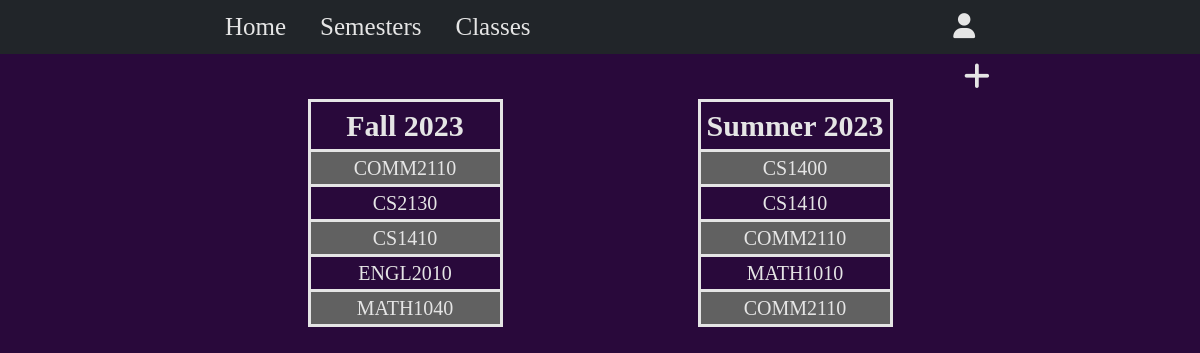
The app's page /semesters/ with its own data.
### webersems/models.py (models this page shows, shortened)
class Courses(models.Model):
    school = models.CharField(max_length=4, choices=SCHOOL_CHOICES, default='CS')
    class_num = models.CharField(max_length=4)
    credit_hours = models.IntegerField(choices=HOUR_CHOICES, default=4)
    fall_semester = models.IntegerField(choices=CHOICES, default=1)
    spring_semester = models.IntegerField(choices=CHOICES, default=1)
    summer_semester = models.IntegerField(choices=CHOICES, default=1)
    prereq = models.CharField(max_length=100, blank=True)
    class Meta:
        ordering = ('school','class_num')
    def __str__(self):
        return (self.school+self.class_num)

class Semester(Courses):
    sem_name = models.CharField(max_length=50)
    class1 = models.CharField(max_length=8, null=True, blank=True)
    class2 = models.CharField(max_length=8, null=True, blank=True)
    class3 = models.CharField(max_length=8, null=True, blank=True)
    class4 = models.CharField(max_length=8, null=True, blank=True)
    class5 = models.CharField(max_length=8, null=True, blank=True)

### webersems/views.py (the view)
# urls.py: path('semesters/', views.sems, name='sems'),
def sems(request):
    form = FormSemester(request.POST or None)
    semester = Semester.objects.all().values()
    serializer = CourseSerializer(Courses, many=True)
    if form.is_valid():
        form.save()
        return redirect('index')
    return render(request, 'semesters.html', {'form': form, 'semester': semester})

### webersems/templates/semesters.html (shortened to what this page needs)
{% extends 'base.html' %}
{% block items %}{% include 'forms/userlogin.html' %}{% endblock %}
{% load static %}
    {% block body %}
    <section class="add">
        <a onclick="addsemester()" href="javascript:void(0);"><i class="fa-solid fa-plus"></i></a>
    </section>
    <section class="semsec">
        {% for x in semester %}
            <table class="semestertable">
                <tr>
                    <th>{{ x.sem_name }}</th>
                </tr>
                <tr>
                    <td>{{ x.class1 }}</td>
                </tr>
                <tr>
                    <td>{{ x.class2 }}</td>
                </tr>
                <tr>
                    <td>{{ x.class3 }}</td>
                </tr>
                <tr>
                    <td>{{ x.class4 }}</td>
                </tr>
                <tr>
                    <td>{{ x.class5 }}</td>
                </tr>
                <br>
            </table>
        {% endfor %}
    </section>
    {% endblock %}

### webersems/templates/base.html (shortened to what this page needs)
{% load static %}
<!DOCTYPE html>
<html>
<head>
    <link href="https://cdn.jsdelivr.net/npm/bootstrap@5.3.0/dist/css/bootstrap.min.css" rel="stylesheet">
    <link href="{% static 'fontawesomefree/css/fontawesome.css' %}" rel="stylesheet" type="text/css">
    <link href="{% static 'fontawesomefree/css/brands.css' %}" rel="stylesheet" type="text/css">
    <link href="{% static 'fontawesomefree/css/solid.css' %}" rel="stylesheet" type="text/css">
    <link rel="stylesheet" href="{% static 'css/base.css' %}">
</head>
<body>
<nav class="navbar navbar-dark bg-dark">
    <div class="navitems">
        <div class="navlinks">
            <a href="/" >Home</a>
            <a href="/semesters">Semesters</a>
            <a href="/classes">Classes</a>
        </div>
        {% block items %}{% endblock %}
    </div>
</nav>
{% block body %}
{% endblock %}
</body>
</html>

### webersems/templates/forms/userlogin.html (shortened to what this page needs)
<div class="navusers">
    {% if user.is_authenticated %}
    <a href="{% url 'profile' %}" class="navbar-item navbar-link">Profile</a>
    <a href="{% url 'logout' %}" class="navbar-item navbar-link">Logout</a>
    {% else %}
    <a onclick="usersinfo()" href="javascript:void(0);"><i id="userlogin" class="fa-solid fa-user"></i></a>
    {% endif %}
</div>

### webersems/static/css/base.css (style rules this page uses)
body { background-color: #29093b; font-family: 'Times New Roman', Times, serif; color: #E5E5E5; margin: auto }
.navbar { width: 100%; position: sticky; flex: 2; flex-direction: row; justify-content: space-between; }
.navitems { display: flex; width: 65%; margin: auto; }
.navlinks a { padding: 15px; text-decoration: none; color: #E5E5E5; font-size: 25px; }
.navlinks { flex: 50%; }
.navusers { position: relative; }
.navusers a { padding: 15px; text-decoration: none; color: #E5E5E5; font-size: 25px; }
.add, .close { margin: auto; width: 65%; text-align: right; }
.add a, .close a { color: #E5E5E5; text-decoration: none; font-size: 30px; }
.classtable td, th { border: 3px solid #E5E5E5; }
tr:nth-child(even) { background-color: #616161; }
.semestertable { margin: auto; width: 25%; text-align: center; }
.semestertable th { font-weight: bold; font-size: 30px; }
.semestertable td { font-size: 20px; }
.semestertable td, th { border: 3px solid #E5E5E5; }
.semsec { display: flex; width: 65%; margin: auto; }

### records on screen
Semester: sem_name "Fall 2023", class1 "COMM2110", class2 "CS2130", class3 "CS1410", class4 "ENGL2010", class5 "MATH1040"
Semester: sem_name "Summer 2023", class1 "CS1400", class2 "CS1410", class3 "COMM2110", class4 "MATH1010", class5 "COMM2110"
